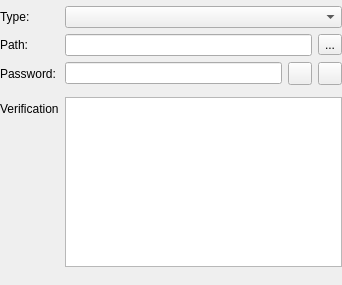
<?xml version="1.0" encoding="UTF-8"?>
<ui version="4.0">
 <class>GroupSharingWidget</class>
 <widget class="QWidget" name="GroupSharingWidget">
  <property name="geometry">
   <rect>
    <x>0</x>
    <y>0</y>
    <width>342</width>
    <height>285</height>
   </rect>
  </property>
  <property name="windowTitle">
   <string>Form</string>
  </property>
  <layout class="QVBoxLayout" name="verticalLayout">
   <property name="leftMargin">
    <number>0</number>
   </property>
   <property name="topMargin">
    <number>0</number>
   </property>
   <property name="rightMargin">
    <number>0</number>
   </property>
   <property name="bottomMargin">
    <number>0</number>
   </property>
   <item>
    <widget class="MessageWidget" name="messageWidget" native="true"/>
   </item>
   <item>
    <layout class="QFormLayout" name="formLayout">
     <item row="2" column="0">
      <widget class="QLabel" name="typeLabel">
       <property name="text">
        <string>Type:</string>
       </property>
      </widget>
     </item>
     <item row="2" column="1">
      <widget class="QComboBox" name="typeComboBox"/>
     </item>
     <item row="5" column="1">
      <widget class="PasswordGeneratorWidget" name="passwordGenerator" native="true"/>
     </item>
     <item row="3" column="0">
      <widget class="QLabel" name="pathLabel">
       <property name="text">
        <string>Path:</string>
       </property>
      </widget>
     </item>
     <item row="3" column="1">
      <layout class="QHBoxLayout" name="pathLayout">
       <item>
        <widget class="QLineEdit" name="pathEdit"/>
       </item>
       <item>
        <widget class="QToolButton" name="pathSelectionButton">
         <property name="text">
          <string>...</string>
         </property>
        </widget>
       </item>
      </layout>
     </item>
     <item row="4" column="0">
      <widget class="QLabel" name="passwordLabel">
       <property name="text">
        <string>Password:</string>
       </property>
      </widget>
     </item>
     <item row="4" column="1">
      <layout class="QHBoxLayout" name="passwordLayout">
       <item>
        <widget class="PasswordEdit" name="passwordEdit">
         <property name="echoMode">
          <enum>QLineEdit::Password</enum>
         </property>
        </widget>
       </item>
       <item>
        <widget class="QToolButton" name="togglePasswordButton">
         <property name="checkable">
          <bool>true</bool>
         </property>
        </widget>
       </item>
       <item>
        <widget class="QToolButton" name="togglePasswordGeneratorButton">
         <property name="checkable">
          <bool>true</bool>
         </property>
        </widget>
       </item>
      </layout>
     </item>
     <item row="6" column="0">
      <widget class="QLabel" name="verificationLabel">
       <property name="text">
        <string>Verification</string>
       </property>
      </widget>
     </item>
     <item row="6" column="1">
      <widget class="QTableView" name="verificationTableView"/>
     </item>
    </layout>
   </item>
   <item>
    <spacer name="verticalSpacer">
     <property name="orientation">
      <enum>Qt::Vertical</enum>
     </property>
     <property name="sizeHint" stdset="0">
      <size>
       <width>20</width>
       <height>40</height>
      </size>
     </property>
    </spacer>
   </item>
  </layout>
 </widget>
 <customwidgets>
  <customwidget>
   <class>PasswordGeneratorWidget</class>
   <extends>QWidget</extends>
   <header>gui/PasswordGeneratorWidget.h</header>
   <container>1</container>
  </customwidget>
  <customwidget>
   <class>PasswordEdit</class>
   <extends>QLineEdit</extends>
   <header>gui/PasswordEdit.h</header>
   <container>1</container>
  </customwidget>
  <customwidget>
   <class>MessageWidget</class>
   <extends>QWidget</extends>
   <header>gui/MessageWidget.h</header>
   <container>1</container>
  </customwidget>
 </customwidgets>
 <resources/>
 <connections/>
</ui>
